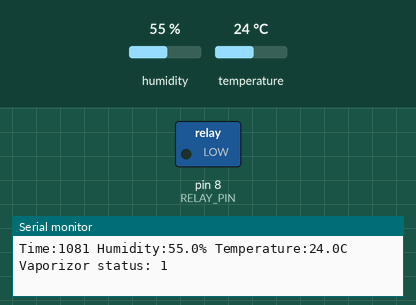
This sketch was run on a simulated Arduino Uno, built with avr-gcc and run on an emulated ATmega328P. Shown: switched loads named in the sketch (green lamp = pin HIGH), the last lines printed to the serial monitor. The test bench sets the inputs (shaded band); at power-on: humidity 55 %, temperature 24 °C.

Above: at 1.8 s.
1.9 s: humidity set to 57 %
At 3.0 s:
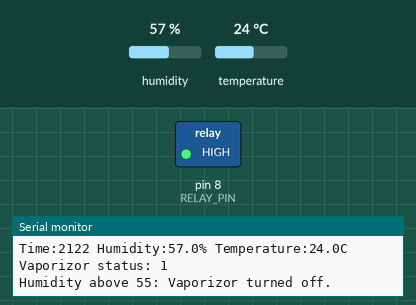
3.6 s: humidity set to 46 %
5.4 s: humidity set to 43 %
At 7.5 s:
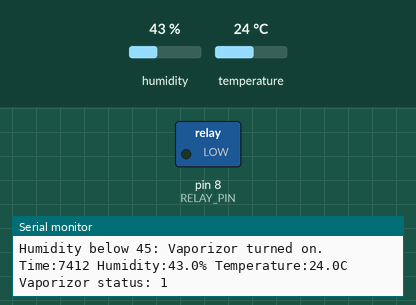
7.8 s: humidity set to 68 %
At 8.9 s:
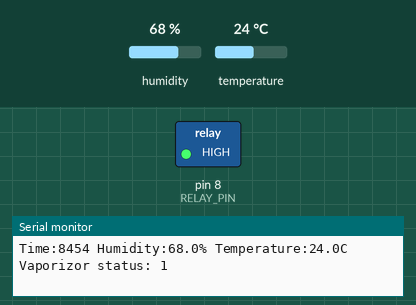
Timing chart, 0 to 10.8 s (numbered marks = the images above; inputs shaded):
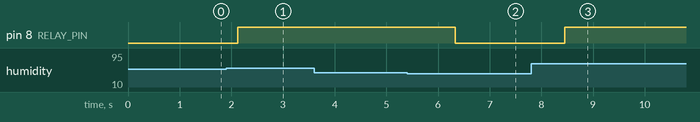

The sketch:

vaporizorController.ino
```cpp
/*
 Vaporizor Controller Application
 By Dave Harkey
 -- based on HTU21D Humidity Sensor Example Code by Nathan Seidle (public domain) --

 Some software-related notes:
 + Uses the HTU21D library to display the current humidity and temperature
 + Open serial monitor at 9600 baud to see readings. Errors 998 if not sensor is detected. Error 999 if CRC is bad.
 + Hardware Connections (Breakoutboard to Arduino):
    -VCC (sensor) = 3.3V
    -GND = GND
    -SDA = A4 (use inline 330 ohm resistor if your board is 5V -- didn't do)
    -SCL = A5 (use inline 330 ohm resistor if your board is 5V -- didn't do)
    -IN4 (relay) = DIO8
    -VCC (relay) = 5V
 */

#include <Wire.h>
#include "SparkFunHTU21D.h"

const int RELAY_PIN = 8;
HTU21D myHumidity;
int g_print_mesage;

const uint8_t STATUS_ON = 1;
const uint8_t STATUS_OFF = 0;
const int TURN_OFF_RELAY = HIGH;
const int TURN_ON_RELAY = LOW;
const int CHECK_DELAY = 1000; // 1 second

uint8_t g_vaporizor_status = STATUS_ON;

const uint8_t LOWER_THRESHOLD = 45; // in % humidity
const uint8_t UPPER_THRESHOLD = 55; // in % humidity

void print_status(float temperature, float humidity_lvl){
    Serial.print("Time:");
    Serial.print(millis());
    Serial.print(" Humidity:");
    Serial.print(humidity_lvl, 1);
    Serial.print("%");
    Serial.print(" Temperature:");
    Serial.print(temperature, 1);
    Serial.print("C");
    Serial.print(" Vaporizor status: ");
    Serial.print(g_vaporizor_status);//0 for off, 1 for on
    Serial.println();
}

void setup()
{
    Serial.begin(9600);
    Serial.println("Initializing...");

    g_print_mesage = 1;
    pinMode(RELAY_PIN, OUTPUT);
    digitalWrite(RELAY_PIN, TURN_ON_RELAY);
    myHumidity.begin();
}

void loop()
{
    float humidity_lvl = myHumidity.readHumidity();

    float temperature = myHumidity.readTemperature();

    print_status(temperature, humidity_lvl);

    if(humidity_lvl < LOWER_THRESHOLD){
        digitalWrite(RELAY_PIN, TURN_ON_RELAY);
        g_vaporizor_status = STATUS_ON;
        if(g_print_mesage){
            Serial.print("Humidity below ");
            Serial.print(LOWER_THRESHOLD);
            Serial.print(": Vaporizor turned on.");
            Serial.println();
            g_print_mesage = STATUS_OFF;
        }
    }
    else if(humidity_lvl > UPPER_THRESHOLD){
        digitalWrite(RELAY_PIN, TURN_OFF_RELAY);
        if(g_print_mesage){
            g_vaporizor_status = STATUS_OFF;
            Serial.print("Humidity above ");
            Serial.print(UPPER_THRESHOLD);
            Serial.print(": Vaporizor turned off.");
            Serial.println();
            g_print_mesage = STATUS_OFF;
        }
    } else
        g_print_mesage = STATUS_ON;

    delay(CHECK_DELAY);
}
```

Measured:
- the behaviour switches between 55 and 56 % on humidity (found by bisection; images 0 and 1)
- the behaviour switches between 45 and 44 % on humidity (found by bisection; images 1 and 2)
- after the input at 1.9 s, pin 8 (RELAY_PIN): LOW → HIGH after 0.22 s
- after the input at 5.4 s, pin 8 (RELAY_PIN): HIGH → LOW after 0.93 s
- after the input at 7.8 s, pin 8 (RELAY_PIN): LOW → HIGH after 0.66 s
